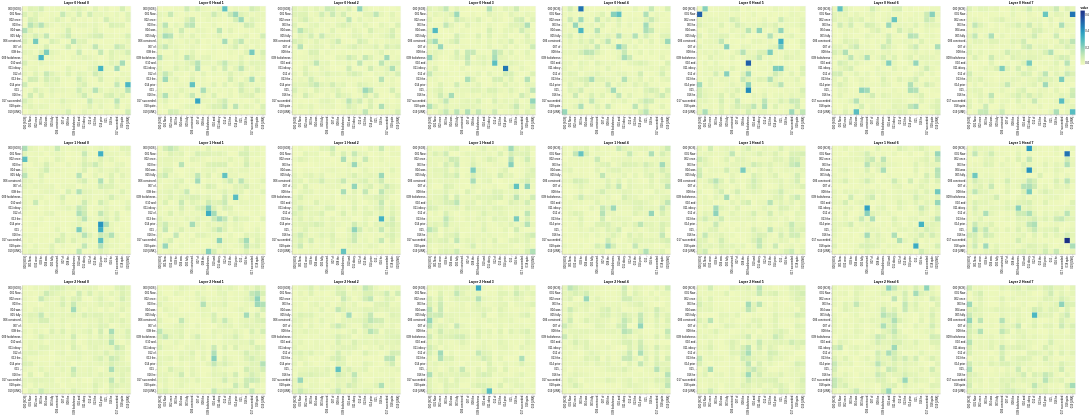

Notebook source saved alongside this figure:
### Code cell
layers = [0, 1, 2]
heads = [0, 1, 2, 3, 4, 5, 6, 7]

get_all_attention_maps("encoder", layers, heads, encoder_input_tokens, encoder_input_tokens, min(20, sentence_len))

### Figure 1 — Vega-Lite specification as saved in the notebook (floating-point values rounded to 4 significant figures; data arrays with more than 128 entries replaced by an {"elided": "..."} marker saying what was removed)
{"config": {"view": {"continuousWidth": 300, "continuousHeight": 300}}, "vconcat": [{"hconcat": [{"data": {"name": "data-8d15e21bdf600dc72c8dc5575f6b88a8"}, "mark": {"type": "rect"}, "encoding": {"color": {"field": "value", "type": "quantitative"}, "tooltip": [{"field": "row", "type": "quantitative"}, {"field": "column", "type": "quantitative"}, {"field": "value", "type": "quantitative"}, {"field": "row_token", "type": "nominal"}, {"field": "col_token", "type": "nominal"}], "x": {"axis": {"title": ""}, "field": "col_token", "type": "nominal"}, "y": {"axis": {"title": ""}, "field": "row_token", "type": "nominal"}}, "height": 400, "name": "view_1", "title": "Layer 0 Head 0", "width": 400}, {"data": {"name": "data-309f2b797dfb65c8be60b4fb880515f9"}, "mark": {"type": "rect"}, "encoding": {"color": {"field": "value", "type": "quantitative"}, "tooltip": [{"field": "row", "type": "quantitative"}, {"field": "column", "type": "quantitative"}, {"field": "value", "type": "quantitative"}, {"field": "row_token", "type": "nominal"}, {"field": "col_token", "type": "nominal"}], "x": {"axis": {"title": ""}, "field": "col_token", "type": "nominal"}, "y": {"axis": {"title": ""}, "field": "row_token", "type": "nominal"}}, "height": 400, "name": "view_2", "title": "Layer 0 Head 1", "width": 400}, {"data": {"name": "data-c628eaedeeca8f59850c9d24243a562e"}, "mark": {"type": "rect"}, "encoding": {"color": {"field": "value", "type": "quantitative"}, "tooltip": [{"field": "row", "type": "quantitative"}, {"field": "column", "type": "quantitative"}, {"field": "value", "type": "quantitative"}, {"field": "row_token", "type": "nominal"}, {"field": "col_token", "type": "nominal"}], "x": {"axis": {"title": ""}, "field": "col_token", "type": "nominal"}, "y": {"axis": {"title": ""}, "field": "row_token", "type": "nominal"}}, "height": 400, "name": "view_3", "title": "Layer 0 Head 2", "width": 400}, {"data": {"name": "data-64d5f31e6ab1df3a4054fb5b2d7b8141"}, "mark": {"type": "rect"}, "encoding": {"color": {"field": "value", "type": "quantitative"}, "tooltip": [{"field": "row", "type": "quantitative"}, {"field": "column", "type": "quantitative"}, {"field": "value", "type": "quantitative"}, {"field": "row_token", "type": "nominal"}, {"field": "col_token", "type": "nominal"}], "x": {"axis": {"title": ""}, "field": "col_token", "type": "nominal"}, "y": {"axis": {"title": ""}, "field": "row_token", "type": "nominal"}}, "height": 400, "name": "view_4", "title": "Layer 0 Head 3", "width": 400}, {"data": {"name": "data-7ac357217133157d32199d51fb6b01fc"}, "mark": {"type": "rect"}, "encoding": {"color": {"field": "value", "type": "quantitative"}, "tooltip": [{"field": "row", "type": "quantitative"}, {"field": "column", "type": "quantitative"}, {"field": "value", "type": "quantitative"}, {"field": "row_token", "type": "nominal"}, {"field": "col_token", "type": "nominal"}], "x": {"axis": {"title": ""}, "field": "col_token", "type": "nominal"}, "y": {"axis": {"title": ""}, "field": "row_token", "type": "nominal"}}, "height": 400, "name": "view_5", "title": "Layer 0 Head 4", "width": 400}, {"data": {"name": "data-4cb6704ef56f9d4982d9cdfa1075bd93"}, "mark": {"type": "rect"}, "encoding": {"color": {"field": "value", "type": "quantitative"}, "tooltip": [{"field": "row", "type": "quantitative"}, {"field": "column", "type": "quantitative"}, {"field": "value", "type": "quantitative"}, {"field": "row_token", "type": "nominal"}, {"field": "col_token", "type": "nominal"}], "x": {"axis": {"title": ""}, "field": "col_token", "type": "nominal"}, "y": {"axis": {"title": ""}, "field": "row_token", "type": "nominal"}}, "height": 400, "name": "view_6", "title": "Layer 0 Head 5", "width": 400}, {"data": {"name": "data-a46b97b141949dccf9a8d07ef90e175d"}, "mark": {"type": "rect"}, "encoding": {"color": {"field": "value", "type": "quantitative"}, "tooltip": [{"field": "row", "type": "quantitative"}, {"field": "column", "type": "quantitative"}, {"field": "value", "type": "quantitative"}, {"field": "row_token", "type": "nominal"}, {"field": "col_token", "type": "nominal"}], "x": {"axis": {"title": ""}, "field": "col_token", "type": "nominal"}, "y": {"axis": {"title": ""}, "field": "row_token", "type": "nominal"}}, "height": 400, "name": "view_7", "title": "Layer 0 Head 6", "width": 400}, {"data": {"name": "data-b40700a5d673e607a28f060001a9a177"}, "mark": {"type": "rect"}, "encoding": {"color": {"field": "value", "type": "quantitative"}, "tooltip": [{"field": "row", "type": "quantitative"}, {"field": "column", "type": "quantitative"}, {"field": "value", "type": "quantitative"}, {"field": "row_token", "type": "nominal"}, {"field": "col_token", "type": "nominal"}], "x": {"axis": {"title": ""}, "field": "col_token", "type": "nominal"}, "y": {"axis": {"title": ""}, "field": "row_token", "type": "nominal"}}, "height": 400, "name": "view_8", "title": "Layer 0 Head 7", "width": 400}]}, {"hconcat": [{"data": {"name": "data-e12278ba64df4995eddd8a13c396caa3"}, "mark": {"type": "rect"}, "encoding": {"color": {"field": "value", "type": "quantitative"}, "tooltip": [{"field": "row", "type": "quantitative"}, {"field": "column", "type": "quantitative"}, {"field": "value", "type": "quantitative"}, {"field": "row_token", "type": "nominal"}, {"field": "col_token", "type": "nominal"}], "x": {"axis": {"title": ""}, "field": "col_token", "type": "nominal"}, "y": {"axis": {"title": ""}, "field": "row_token", "type": "nominal"}}, "height": 400, "name": "view_9", "title": "Layer 1 Head 0", "width": 400}, {"data": {"name": "data-c1b5c9e617e29902cfcf3070afc0b4c0"}, "mark": {"type": "rect"}, "encoding": {"color": {"field": "value", "type": "quantitative"}, "tooltip": [{"field": "row", "type": "quantitative"}, {"field": "column", "type": "quantitative"}, {"field": "value", "type": "quantitative"}, {"field": "row_token", "type": "nominal"}, {"field": "col_token", "type": "nominal"}], "x": {"axis": {"title": ""}, "field": "col_token", "type": "nominal"}, "y": {"axis": {"title": ""}, "field": "row_token", "type": "nominal"}}, "height": 400, "name": "view_10", "title": "Layer 1 Head 1", "width": 400}, {"data": {"name": "data-de5d90eec78f1a3e91ae78faff00308f"}, "mark": {"type": "rect"}, "encoding": {"color": {"field": "value", "type": "quantitative"}, "tooltip": [{"field": "row", "type": "quantitative"}, {"field": "column", "type": "quantitative"}, {"field": "value", "type": "quantitative"}, {"field": "row_token", "type": "nominal"}, {"field": "col_token", "type": "nominal"}], "x": {"axis": {"title": ""}, "field": "col_token", "type": "nominal"}, "y": {"axis": {"title": ""}, "field": "row_token", "type": "nominal"}}, "height": 400, "name": "view_11", "title": "Layer 1 Head 2", "width": 400}, {"data": {"name": "data-6ac1ff31e268d7528b43f6f63f948e73"}, "mark": {"type": "rect"}, "encoding": {"color": {"field": "value", "type": "quantitative"}, "tooltip": [{"field": "row", "type": "quantitative"}, {"field": "column", "type": "quantitative"}, {"field": "value", "type": "quantitative"}, {"field": "row_token", "type": "nominal"}, {"field": "col_token", "type": "nominal"}], "x": {"axis": {"title": ""}, "field": "col_token", "type": "nominal"}, "y": {"axis": {"title": ""}, "field": "row_token", "type": "nominal"}}, "height": 400, "name": "view_12", "title": "Layer 1 Head 3", "width": 400}, {"data": {"name": "data-fab7279498efca7125ec9eec6e80ff1c"}, "mark": {"type": "rect"}, "encoding": {"color": {"field": "value", "type": "quantitative"}, "tooltip": [{"field": "row", "type": "quantitative"}, {"field": "column", "type": "quantitative"}, {"field": "value", "type": "quantitative"}, {"field": "row_token", "type": "nominal"}, {"field": "col_token", "type": "nominal"}], "x": {"axis": {"title": ""}, "field": "col_token", "type": "nominal"}, "y": {"axis": {"title": ""}, "field": "row_token", "type": "nominal"}}, "height": 400, "name": "view_13", "title": "Layer 1 Head 4", "width": 400}, {"data": {"name": "data-0d17326041c7354e6bfca77db2300d71"}, "mark": {"type": "rect"}, "encoding": {"color": {"field": "value", "type": "quantitative"}, "tooltip": [{"field": "row", "type": "quantitative"}, {"field": "column", "type": "quantitative"}, {"field": "value", "type": "quantitative"}, {"field": "row_token", "type": "nominal"}, {"field": "col_token", "type": "nominal"}], "x": {"axis": {"title": ""}, "field": "col_token", "type": "nominal"}, "y": {"axis": {"title": ""}, "field": "row_token", "type": "nominal"}}, "height": 400, "name": "view_14", "title": "Layer 1 Head 5", "width": 400}, {"data": {"name": "data-6358176fadbb0734354a579ba44e19bc"}, "mark": {"type": "rect"}, "encoding": {"color": {"field": "value", "type": "quantitative"}, "tooltip": [{"field": "row", "type": "quantitative"}, {"field": "column", "type": "quantitative"}, {"field": "value", "type": "quantitative"}, {"field": "row_token", "type": "nominal"}, {"field": "col_token", "type": "nominal"}], "x": {"axis": {"title": ""}, "field": "col_token", "type": "nominal"}, "y": {"axis": {"title": ""}, "field": "row_token", "type": "nominal"}}, "height": 400, "name": "view_15", "title": "Layer 1 Head 6", "width": 400}, {"data": {"name": "data-72a832e1bc234f5be0324071a97461e5"}, "mark": {"type": "rect"}, "encoding": {"color": {"field": "value", "type": "quantitative"}, "tooltip": [{"field": "row", "type": "quantitative"}, {"field": "column", "type": "quantitative"}, {"field": "value", "type": "quantitative"}, {"field": "row_token", "type": "nominal"}, {"field": "col_token", "type": "nominal"}], "x": {"axis": {"title": ""}, "field": "col_token", "type": "nominal"}, "y": {"axis": {"title": ""}, "field": "row_token", "type": "nominal"}}, "height": 400, "name": "view_16", "title": "Layer 1 Head 7", "width": 400}]}, {"hconcat": [{"data": {"name": "data-1261eb04b3fa9f6b85cb450e1a2d00a9"}, "mark": {"type": "rect"}, "encoding": {"color": {"field": "value", "type": "quantitative"}, "tooltip": [{"field": "row", "type": "quantitative"}, {"field": "column", "type": "quantitative"}, {"field": "value", "type": "quantitative"}, {"field": "row_token", "type": "nominal"}, {"field": "col_token", "type": "nominal"}], "x": {"axis": {"title": ""}, "field": "col_token", "type": "nominal"}, "y": {"axis": {"title": ""}, "field": "row_token", "type": "nominal"}}, "height": 400, "name": "view_17", "title": "Layer 2 Head 0", "width": 400}, {"data": {"name": "data-c602d578f6ebda0d5f1db16023cb36b3"}, "mark": {"type": "rect"}, "encoding": {"color": {"field": "value", "type": "quantitative"}, "tooltip": [{"field": "row", "type": "quantitative"}, {"field": "column", "type": "quantitative"}, {"field": "value", "type": "quantitative"}, {"field": "row_token", "type": "nominal"}, {"field": "col_token", "type": "nominal"}], "x": {"axis": {"title": ""}, "field": "col_token", "type": "nominal"}, "y": {"axis": {"title": ""}, "field": "row_token", "type": "nominal"}}, "height": 400, "name": "view_18", "title": "Layer 2 Head 1", "width": 400}, {"data": {"name": "data-12b48a2569761187ff35559edcc48061"}, "mark": {"type": "rect"}, "encoding": {"color": {"field": "value", "type": "quantitative"}, "tooltip": [{"field": "row", "type": "quantitative"}, {"field": "column", "type": "quantitative"}, {"field": "value", "type": "quantitative"}, {"field": "row_token", "type": "nominal"}, {"field": "col_token", "type": "nominal"}], "x": {"axis": {"title": ""}, "field": "col_token", "type": "nominal"}, "y": {"axis": {"title": ""}, "field": "row_token", "type": "nominal"}}, "height": 400, "name": "view_19", "title": "Layer 2 Head 2", "width": 400}, {"data": {"name": "data-079ef0325191a9aa1a4ca0a50db8963f"}, "mark": {"type": "rect"}, "encoding": {"color": {"field": "value", "type": "quantitative"}, "tooltip": [{"field": "row", "type": "quantitative"}, {"field": "column", "type": "quantitative"}, {"field": "value", "type": "quantitative"}, {"field": "row_token", "type": "nominal"}, {"field": "col_token", "type": "nominal"}], "x": {"axis": {"title": ""}, "field": "col_token", "type": "nominal"}, "y": {"axis": {"title": ""}, "field": "row_token", "type": "nominal"}}, "height": 400, "name": "view_20", "title": "Layer 2 Head 3", "width": 400}, {"data": {"name": "data-8937ddd704127747e17cdb6c7a75146e"}, "mark": {"type": "rect"}, "encoding": {"color": {"field": "value", "type": "quantitative"}, "tooltip": [{"field": "row", "type": "quantitative"}, {"field": "column", "type": "quantitative"}, {"field": "value", "type": "quantitative"}, {"field": "row_token", "type": "nominal"}, {"field": "col_token", "type": "nominal"}], "x": {"axis": {"title": ""}, "field": "col_token", "type": "nominal"}, "y": {"axis": {"title": ""}, "field": "row_token", "type": "nominal"}}, "height": 400, "name": "view_21", "title": "Layer 2 Head 4", "width": 400}, {"data": {"name": "data-00ca2131331d4cb9d87f8f60accd21ed"}, "mark": {"type": "rect"}, "encoding": {"color": {"field": "value", "type": "quantitative"}, "tooltip": [{"field": "row", "type": "quantitative"}, {"field": "column", "type": "quantitative"}, {"field": "value", "type": "quantitative"}, {"field": "row_token", "type": "nominal"}, {"field": "col_token", "type": "nominal"}], "x": {"axis": {"title": ""}, "field": "col_token", "type": "nominal"}, "y": {"axis": {"title": ""}, "field": "row_token", "type": "nominal"}}, "height": 400, "name": "view_22", "title": "Layer 2 Head 5", "width": 400}, {"data": {"name": "data-c130010e7ae10980efcb762c75d89781"}, "mark": {"type": "rect"}, "encoding": {"color": {"field": "value", "type": "quantitative"}, "tooltip": [{"field": "row", "type": "quantitative"}, {"field": "column", "type": "quantitative"}, {"field": "value", "type": "quantitative"}, {"field": "row_token", "type": "nominal"}, {"field": "col_token", "type": "nominal"}], "x": {"axis": {"title": ""}, "field": "col_token", "type": "nominal"}, "y": {"axis": {"title": ""}, "field": "row_token", "type": "nominal"}}, "height": 400, "name": "view_23", "title": "Layer 2 Head 6", "width": 400}, {"data": {"name": "data-f256603bbd44ee36cdeceea0e4af0089"}, "mark": {"type": "rect"}, "encoding": {"color": {"field": "value", "type": "quantitative"}, "tooltip": [{"field": "row", "type": "quantitative"}, {"field": "column", "type": "quantitative"}, {"field": "value", "type": "quantitative"}, {"field": "row_token", "type": "nominal"}, {"field": "col_token", "type": "nominal"}], "x": {"axis": {"title": ""}, "field": "col_token", "type": "nominal"}, "y": {"axis": {"title": ""}, "field": "row_token", "type": "nominal"}}, "height": 400, "name": "view_24", "title": "Layer 2 Head 7", "width": 400}]}], "params": [{"name": "param_1", "select": {"type": "interval", "encodings": ["x", "y"]}, "bind": "scales", "views": ["view_1"]}, {"name": "param_2", "select": {"type": "interval", "encodings": ["x", "y"]}, "bind": "scales", "views": ["view_2"]}, {"name": "param_3", "select": {"type": "interval", "encodings": ["x", "y"]}, "bind": "scales", "views": ["view_3"]}, {"name": "param_4", "select": {"type": "interval", "encodings": ["x", "y"]}, "bind": "scales", "views": ["view_4"]}, {"name": "param_5", "select": {"type": "interval", "encodings": ["x", "y"]}, "bind": "scales", "views": ["view_5"]}, {"name": "param_6", "select": {"type": "interval", "encodings": ["x", "y"]}, "bind": "scales", "views": ["view_6"]}, {"name": "param_7", "select": {"type": "interval", "encodings": ["x", "y"]}, "bind": "scales", "views": ["view_7"]}, {"name": "param_8", "select": {"type": "interval", "encodings": ["x", "y"]}, "bind": "scales", "views": ["view_8"]}, {"name": "param_9", "select": {"type": "interval", "encodings": ["x", "y"]}, "bind": "scales", "views": ["view_9"]}, {"name": "param_10", "select": {"type": "interval", "encodings": ["x", "y"]}, "bind": "scales", "views": ["view_10"]}, {"name": "param_11", "select": {"type": "interval", "encodings": ["x", "y"]}, "bind": "scales", "views": ["view_11"]}, {"name": "param_12", "select": {"type": "interval", "encodings": ["x", "y"]}, "bind": "scales", "views": ["view_12"]}, {"name": "param_13", "select": {"type": "interval", "encodings": ["x", "y"]}, "bind": "scales", "views": ["view_13"]}, {"name": "param_14", "select": {"type": "interval", "encodings": ["x", "y"]}, "bind": "scales", "views": ["view_14"]}, {"name": "param_15", "select": {"type": "interval", "encodings": ["x", "y"]}, "bind": "scales", "views": ["view_15"]}, {"name": "param_16", "select": {"type": "interval", "encodings": ["x", "y"]}, "bind": "scales", "views": ["view_16"]}, {"name": "param_17", "select": {"type": "interval", "encodings": ["x", "y"]}, "bind": "scales", "views": ["view_17"]}, {"name": "param_18", "select": {"type": "interval", "encodings": ["x", "y"]}, "bind": "scales", "views": ["view_18"]}, {"name": "param_19", "select": {"type": "interval", "encodings": ["x", "y"]}, "bind": "scales", "views": ["view_19"]}, {"name": "param_20", "select": {"type": "interval", "encodings": ["x", "y"]}, "bind": "scales", "views": ["view_20"]}, {"name": "param_21", "select": {"type": "interval", "encodings": ["x", "y"]}, "bind": "scales", "views": ["view_21"]}, {"name": "param_22", "select": {"type": "interval", "encodings": ["x", "y"]}, "bind": "scales", "views": ["view_22"]}, {"name": "param_23", "select": {"type": "interval", "encodings": ["x", "y"]}, "bind": "scales", "views": ["view_23"]}, {"name": "param_24", "select": {"type": "interval", "encodings": ["x", "y"]}, "bind": "scales", "views": ["view_24"]}], "$schema": "https://vega.github.io/schema/vega-lite/v5.20.1.json", "datasets": {"data-8d15e21bdf600dc72c8dc5575f6b88a8": {"elided": "400 records"}, "data-309f2b797dfb65c8be60b4fb880515f9": {"elided": "400 records"}, "data-c628eaedeeca8f59850c9d24243a562e": {"elided": "400 records"}, "data-64d5f31e6ab1df3a4054fb5b2d7b8141": {"elided": "400 records"}, "data-7ac357217133157d32199d51fb6b01fc": {"elided": "400 records"}, "data-4cb6704ef56f9d4982d9cdfa1075bd93": {"elided": "400 records"}, "data-a46b97b141949dccf9a8d07ef90e175d": {"elided": "400 records"}, "data-b40700a5d673e607a28f060001a9a177": {"elided": "400 records"}, "data-e12278ba64df4995eddd8a13c396caa3": {"elided": "400 records"}, "data-c1b5c9e617e29902cfcf3070afc0b4c0": {"elided": "400 records"}, "data-de5d90eec78f1a3e91ae78faff00308f": {"elided": "400 records"}, "data-6ac1ff31e268d7528b43f6f63f948e73": {"elided": "400 records"}, "data-fab7279498efca7125ec9eec6e80ff1c": {"elided": "400 records"}, "data-0d17326041c7354e6bfca77db2300d71": {"elided": "400 records"}, "data-6358176fadbb0734354a579ba44e19bc": {"elided": "400 records"}, "data-72a832e1bc234f5be0324071a97461e5": {"elided": "400 records"}, "data-1261eb04b3fa9f6b85cb450e1a2d00a9": {"elided": "400 records"}, "data-c602d578f6ebda0d5f1db16023cb36b3": {"elided": "400 records"}, "data-12b48a2569761187ff35559edcc48061": {"elided": "400 records"}, "data-079ef0325191a9aa1a4ca0a50db8963f": {"elided": "400 records"}, "data-8937ddd704127747e17cdb6c7a75146e": {"elided": "400 records"}, "data-00ca2131331d4cb9d87f8f60accd21ed": {"elided": "400 records"}, "data-c130010e7ae10980efcb762c75d89781": {"elided": "400 records"}, "data-f256603bbd44ee36cdeceea0e4af0089": {"elided": "400 records"}}}
